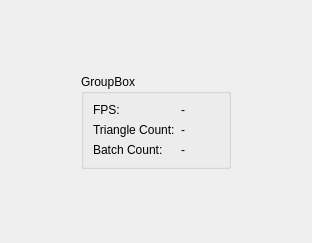
<?xml version="1.0" encoding="UTF-8"?>
<ui version="4.0">
 <class>RenderStatsWidget</class>
 <widget class="QWidget" name="RenderStatsWidget">
  <property name="geometry">
   <rect>
    <x>0</x>
    <y>0</y>
    <width>312</width>
    <height>243</height>
   </rect>
  </property>
  <property name="sizePolicy">
   <sizepolicy hsizetype="Maximum" vsizetype="Maximum">
    <horstretch>0</horstretch>
    <verstretch>0</verstretch>
   </sizepolicy>
  </property>
  <property name="windowTitle">
   <string>Form</string>
  </property>
  <layout class="QHBoxLayout" name="horizontalLayout">
   <item>
    <widget class="QGroupBox" name="groupBox">
     <property name="sizePolicy">
      <sizepolicy hsizetype="Fixed" vsizetype="Maximum">
       <horstretch>141</horstretch>
       <verstretch>0</verstretch>
      </sizepolicy>
     </property>
     <property name="minimumSize">
      <size>
       <width>150</width>
       <height>0</height>
      </size>
     </property>
     <property name="maximumSize">
      <size>
       <width>150</width>
       <height>16777215</height>
      </size>
     </property>
     <property name="title">
      <string>GroupBox</string>
     </property>
     <layout class="QGridLayout" name="gridLayout_2">
      <item row="6" column="0">
       <widget class="QLabel" name="BatchCountLabel">
        <property name="text">
         <string>Batch Count:</string>
        </property>
       </widget>
      </item>
      <item row="1" column="0">
       <widget class="QLabel" name="FPSLabel">
        <property name="text">
         <string>FPS:</string>
        </property>
       </widget>
      </item>
      <item row="2" column="0">
       <widget class="QLabel" name="TriangleCountLabel">
        <property name="text">
         <string>Triangle Count:</string>
        </property>
       </widget>
      </item>
      <item row="1" column="1">
       <widget class="QLabel" name="FPS">
        <property name="text">
         <string>-</string>
        </property>
       </widget>
      </item>
      <item row="2" column="1">
       <widget class="QLabel" name="TriangleCount">
        <property name="text">
         <string>-</string>
        </property>
       </widget>
      </item>
      <item row="6" column="1">
       <widget class="QLabel" name="BatchCount">
        <property name="text">
         <string>-</string>
        </property>
       </widget>
      </item>
     </layout>
    </widget>
   </item>
  </layout>
 </widget>
 <resources/>
 <connections/>
</ui>
